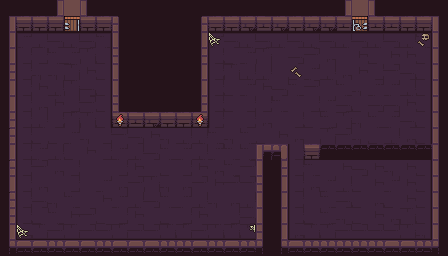

Below is a game level as drawn by its tile map, then a one-line description and the .tmx file that defines it, in full:
An orthogonal 28x16 tile map with 16x16 px tiles, 2 tile layers (map, scatter) and 17 objects (PlayerStart, Spikes, Gate-RED, Tomb, Coffee, ...).

<map version="1.5" tiledversion="1.7.2" orientation="orthogonal" renderorder="right-down" width="28" height="16" tilewidth="16" tileheight="16" infinite="0" nextlayerid="4" nextobjectid="349">
 <editorsettings>
  <export target="../game/src/maps/ko_hand_fucking_coded.lua" format="lua" />
 </editorsettings>
 <tileset firstgid="1" source="tileset/dungeon-tileset.tsx" />
 <layer id="1" name="map" width="28" height="16">
  <data encoding="csv">
79,79,79,31,70,36,79,79,79,79,79,79,79,79,79,79,79,79,79,79,79,31,70,36,79,79,79,79,
11,2,5,5,37,2,5,6,79,79,79,79,1,5,5,4,3,4,5,4,4,3,38,3,3,5,5,36,
11,12,13,14,13,14,15,16,79,79,79,79,11,12,14,13,14,13,14,13,14,13,14,13,14,13,15,36,
31,22,17,10,7,29,25,26,79,79,79,79,21,22,20,7,29,19,9,28,27,19,18,20,18,18,25,36,
21,22,30,30,29,18,25,36,79,79,79,79,31,22,29,8,8,19,20,7,8,27,18,17,28,9,25,36,
11,22,18,8,29,9,25,16,79,79,79,79,11,22,20,7,18,9,10,28,19,10,30,7,7,8,25,36,
31,22,27,18,17,28,25,26,79,79,79,79,21,22,20,17,17,10,19,17,7,9,20,9,9,18,25,36,
21,22,8,17,29,29,25,2,3,4,5,2,3,22,19,17,27,19,17,20,10,29,30,10,7,9,25,36,
1,22,20,20,7,30,17,28,9,18,30,8,8,10,30,10,20,18,27,19,29,28,30,20,8,27,25,36,
11,22,7,8,20,18,17,7,8,9,10,7,8,7,10,10,51,56,22,2,101,101,101,101,101,101,101,36,
1,22,28,27,17,19,19,17,18,19,20,17,18,27,10,28,16,21,22,10,19,18,9,18,30,18,25,36,
11,22,27,19,17,19,7,27,28,29,30,27,28,18,28,28,26,11,22,27,7,8,20,18,7,18,25,36,
1,22,9,30,10,19,18,7,8,9,10,7,8,30,27,8,36,31,22,19,10,9,20,27,20,18,25,36,
21,22,20,10,18,28,20,17,18,19,20,17,18,19,17,9,16,31,22,20,10,30,20,18,27,29,25,36,
11,32,34,33,34,33,33,34,33,33,34,34,33,34,34,34,26,31,32,34,34,33,33,33,33,34,35,36,
41,42,45,44,42,42,43,42,45,42,44,43,45,43,42,43,46,41,45,44,43,43,43,43,42,45,44,46
</data>
 </layer>
 <layer id="3" name="scatter" width="28" height="16">
  <data encoding="csv">
0,0,0,0,0,0,0,0,0,0,0,0,0,0,0,0,0,0,0,0,0,0,0,0,0,0,0,0,
0,0,0,0,0,0,0,0,0,0,0,0,0,0,0,0,0,0,0,0,0,0,0,0,0,0,0,0,
0,0,0,0,0,0,0,0,0,0,0,0,0,65,0,0,0,0,0,0,0,0,0,0,0,0,78,0,
0,0,0,0,0,0,0,0,0,0,0,0,0,0,0,0,0,0,0,0,0,0,0,0,0,0,0,0,
0,0,0,0,0,0,0,0,0,0,0,0,0,0,0,0,0,0,69,0,0,0,0,0,0,0,0,0,
0,0,0,0,0,0,0,0,0,0,0,0,0,0,0,0,0,0,0,0,0,0,0,0,0,0,0,0,
0,0,0,0,0,0,0,0,0,0,0,0,0,0,0,0,0,0,0,0,0,0,0,0,0,0,0,0,
0,0,0,0,0,0,0,91,0,0,0,0,91,0,0,0,0,0,0,0,0,0,0,0,0,0,0,0,
0,0,0,0,0,0,0,0,0,0,0,0,0,0,0,0,0,0,0,0,0,0,0,0,0,0,0,0,
0,0,0,0,0,0,0,0,0,0,0,0,0,0,0,0,0,0,0,0,0,0,0,0,0,0,0,0,
0,0,0,0,0,0,0,0,0,0,0,0,0,0,0,0,0,0,0,0,0,0,0,0,0,0,0,0,
0,0,0,0,0,0,0,0,0,0,0,0,0,0,0,0,0,0,0,0,0,0,0,0,0,0,0,0,
0,0,0,0,0,0,0,0,0,0,0,0,0,0,0,0,0,0,0,0,0,0,0,0,0,0,0,0,
0,0,0,0,0,0,0,0,0,0,0,0,0,0,0,0,0,0,0,0,0,0,0,0,0,0,0,0,
0,65,0,0,0,0,0,0,0,0,0,0,0,0,0,66,0,0,0,0,0,0,0,0,0,0,0,0,
0,0,0,0,0,0,0,0,0,0,0,0,0,0,0,0,0,0,0,0,0,0,0,0,0,0,0,0
</data>
 </layer>
 <objectgroup id="2" name="entities">
  <object id="6" name="PlayerStart" gid="76" x="64" y="48" width="16" height="16" />
  <object id="16" name="Spikes" gid="93" x="96" y="144" width="16" height="16" />
  <object id="18" name="Gate-RED" gid="37" x="192" y="160" width="16" height="16">
   <properties>
    <property name="color" type="color" value="#ffff00ff" />
   </properties>
  </object>
  <object id="19" name="Tomb" gid="83" x="352" y="80" width="16" height="16" />
  <object id="20" name="Coffee" gid="98" x="256" y="80" width="16" height="16" />
  <object id="21" name="Light" gid="87" x="112" y="208" width="16" height="16" />
  <object id="28" template="templates/Light.tx" x="176" y="128" />
  <object id="30" template="templates/Mirror.tx" x="208" y="208" />
  <object id="31" template="templates/Mirror.tx" x="83.6667" y="167.667" rotation="90">
   <properties>
    <property name="initialFacingDir" value="DownRight" />
   </properties>
  </object>
  <object id="32" template="templates/Mirror.tx" x="208" y="160">
   <properties>
    <property name="initialFacingDir" value="DownLeft" />
   </properties>
  </object>
  <object id="33" template="templates/Mirror.tx" x="128" y="160">
   <properties>
    <property name="initialFacingDir" value="UpRight" />
   </properties>
  </object>
  <object id="342" template="Mirror_UpLeft.tx" x="48" y="112" />
  <object id="344" template="templates/Mirror_UpRight.tx" x="32" y="112" />
  <object id="345" template="templates/Mirror_DownLeft.tx" x="48" y="80" />
  <object id="346" template="templates/Mirror_DownRight.tx" x="32" y="80" />
  <object id="347" template="templates/Boulder.tx" x="160" y="192" />
  <object id="348" name="BoulderRound" gid="60" x="32" y="176" width="16" height="16" />
 </objectgroup>
</map>
